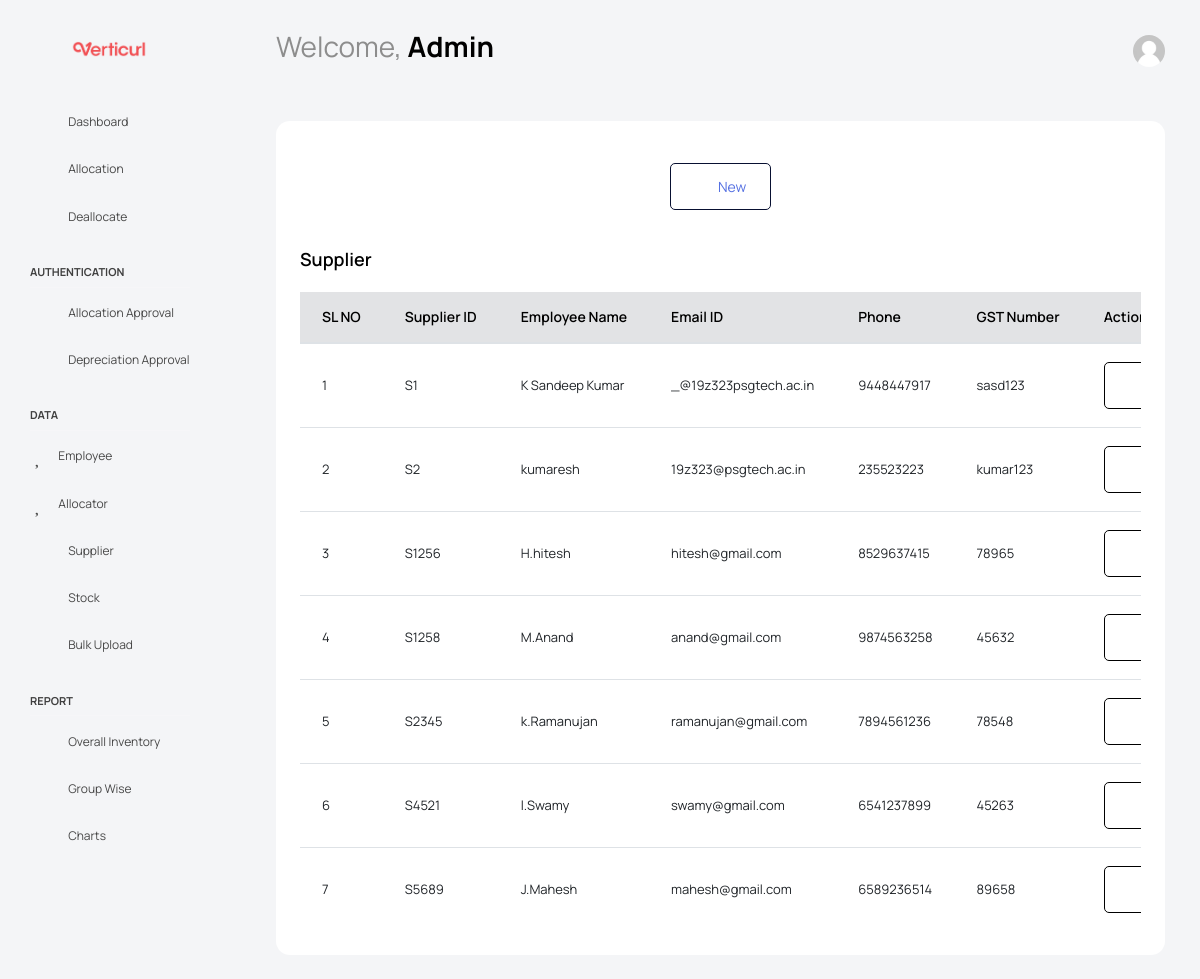
The app's page /supplier/ with its own data.
### App/models.py (models this page shows, shortened)
class Supplier(models.Model):
    sid = models.IntegerField(primary_key=True)
    mobile = models.CharField(max_length=10)
    name = models.CharField(max_length=30)
    email = models.EmailField()
    product_type = models.CharField(max_length=20)
    GST = models.CharField(max_length=50)
    address = models.CharField(max_length=500)
    pincode = models.IntegerField()

### App/views.py (the view)
# urls.py: path('supplier/', views.supplier, name='supplier'),
def supplier(request):
    sup = Supplier.objects.all()
    context = {
        'ls': sup,
    }
    return render(request, 'App/Admin/Dashboard/supplier.html',context)

### templates/App/Admin/Dashboard/supplier.html (shortened to what this page needs)
<!DOCTYPE html>
{% load static %}
<html lang="en">
<head>
  <link rel="stylesheet" href="{% static 'vendors/feather/feather.css'%} ">
  <link rel="stylesheet" href="{% static 'vendors/mdi/css/materialdesignicons.min.css'%} ">
  <link rel="stylesheet" href="{% static 'vendors/ti-icons/css/themify-icons.css'%} ">
  <link rel="stylesheet" href="{% static 'vendors/typicons/typicons.css'%} ">
  <link rel="stylesheet" href="{% static 'vendors/simple-line-icons/css/simple-line-icons.css'%} ">
  <link rel="stylesheet" href="{% static 'vendors/css/vendor.bundle.base.css'%} ">
  <link rel="stylesheet" href="{% static 'vendors/datatables.net-bs4/dataTables.bootstrap4.css'%} ">
  <link rel="stylesheet" type="text/css" href="{% static 'js/select.dataTables.min.css'%} ">
  <link rel="stylesheet" href="{% static 'vendors/select2/select2.min.css'%} ">
  <link rel="stylesheet" href="{% static 'vendors/morris.js/morris.css'%} ">
  <link rel="stylesheet" href="{% static 'vendors/select2-bootstrap-theme/select2-bootstrap.min.css'%} ">
  <link rel="stylesheet" href="{% static 'css/vertical-layout-light/style.css'%} ">
</head>
<body class="with-welcome-text">
  <div class="container-scroller">
    <nav class="navbar default-layout col-lg-12 col-12 p-0 fixed-top d-flex align-items-top flex-row">
      <div class="text-center navbar-brand-wrapper d-flex align-items-center justify-content-start">
        <div class="me-3">
          <button class="navbar-toggler navbar-toggler align-self-center" type="button" data-bs-toggle="minimize">
            <span class="icon-menu"></span>
          </button>
        </div>
        <div>
          <a class="navbar-brand brand-logo" href="/Admin_Dashboard/">
            <img src="{% static 'Assert/Logo3.png'%}" alt="logo" />
          </a>
        </div>
      </div>
      <div class="navbar-menu-wrapper d-flex align-items-top">
        <ul class="navbar-nav">
          <li class="nav-item font-weight-semibold d-none d-lg-block ms-0">
            <h1 class="welcome-text">Welcome, <span class="text-black fw-bold">Admin</span></h1>
          </li>
        </ul>
        <ul class="navbar-nav ms-auto">
          <li class="nav-item dropdown d-none d-lg-block user-dropdown">
            <a class="nav-link" id="UserDropdown" href="#" data-bs-toggle="dropdown" aria-expanded="false">
              <img class="img-xs rounded-circle" src="{% static 'images/empty_face.jpg' %}" alt="Profile image"> </a>
          </li>
        </ul>
      </div>
    </nav>
    <div class="container-fluid page-body-wrapper">
      <nav class="sidebar sidebar-offcanvas" id="sidebar">
        <ul class="nav">
          <li class="nav-item">
            <a class="nav-link" href="/Admin_Dashboard/">
              <i class="mdi mdi-grid-large menu-icon"></i>
              <span class="menu-title">Dashboard</span>
            </a>
          </li>
          <li class="nav-item">
            <a class="nav-link" href="/allocate/">
              <i class="menu-icon mdi mdi-account-key"></i>
              <span class="menu-title">Allocation</span>
            </a>
          </li>
          <li class="nav-item">
            <a class="nav-link" href="\deallocate\">
              <i class="menu-icon mdi mdi-account-minus"></i>
              <span class="menu-title">Deallocate</span>
            </a>
          </li>
          <li class="nav-item nav-category">Authentication</li>
          <li class="nav-item">
            <a class="nav-link" href="/allocationApproval/">
              <i class="menu-icon mdi  mdi mdi-check"></i>
              <span class="menu-title">Allocation Approval</span>
            </a>
          </li>
          <li class="nav-item">
            <a class="nav-link" href="/depreciationApproval/">
              <i class="menu-icon ti-arrow-down"></i>
              <span class="menu-title">Depreciation Approval</span>
            </a>
          </li>
          <li class="nav-item nav-category">Data</li>
          <li class="nav-item">
            <a class="nav-link" href="/employee/">
              <i class="menu-icon mdi  mdi mdi-account"></i>
              <span class="menu-title">Employee</span>
            </a>
          </li>
            <li class="nav-item">
            <a class="nav-link" href="/newAllocator/">
              <i class="menu-icon mdi  mdi mdi-account"></i>
              <span class="menu-title">Allocator</span>
            </a>
          </li>
          <li class="nav-item">
            <a class="nav-link" href="/supplier/">
              <i class="menu-icon mdi mdi-worker"></i>
              <span class="menu-title">Supplier</span>
            </a>
          </li>
          <li class="nav-item">
            <a class="nav-link" href="/stock/">
              <i class="menu-icon mdi mdi-cart"></i>
              <span class="menu-title">Stock</span>
            </a>
          </li>
            <li class="nav-item">
            <a class="nav-link" href="/bulk/">
              <i class="menu-icon mdi mdi-cloud"></i>
              <span class="menu-title">Bulk Upload</span>
            </a>
          </li>
          <li class="nav-item nav-category">Report</li>
          <li class="nav-item">
            <a class="nav-link"  href="/overallInventory/" >
              <i class="menu-icon mdi mdi-book-open"></i>
              <span class="menu-title">Overall Inventory</span>
            </a>
          </li>
          <li class="nav-item">
            <a class="nav-link" data-bs-toggle="collapse" href="#general-pages" aria-expanded="false" aria-controls="general-pages">
              <i class="menu-icon mdi mdi-book-multiple"></i>
              <span class="menu-title">Group Wise</span>
              <i class="menu-arrow"></i>
            </a>
          </li>
          <li class="nav-item">
            <a class="nav-link" data-bs-toggle="collapse" href="#error" aria-expanded="false" aria-controls="error">
              <i class="menu-icon mdi mdi mdi-chart-line"></i>
              <span class="menu-title">Charts</span>
              <i class="menu-arrow"></i>
            </a>
          </li>
        </ul>
      </nav>
      <div class="main-panel">
        <div class="content-wrapper">
          <div class="card">
            <div class="card-body">
                 <form class="forms-sample" method="POST">
              <div class="row">
                <div class="col-12">
                  <div class="table-responsive table-borderless">
                    <table  class="table table-borderless" style='text-align: center;'>
                      <tbody>
                        <tr>
                          <td>
                            <a href="/newSupplier/" type="button" class="btn btn-outline-primary btn-icon-text">
                              <i class="btn-icon-prepend mdi  mdi-plus"></i>
                              New
                            </a>
                          </td>
                        </tr>
                      </tbody>
                    </table>
                  </div>
                </div>
              </div>
              <br>
              <h4 class="card-title"> Supplier</h4>
              <div class="row">
                <div class="col-12">
                  <div class="table-responsive">
                    <table id="order-listing-1" class="table">
                                                        <thead class="table-secondary">
                        <tr>
                            <th>SL NO </th>
                            <th>Supplier ID</th>
                            <th>Employee Name</th>
                            <th>Email ID</th>
                            <th>Phone</th>
                            <th>GST Number</th>
                            <th>Action</th>
                        </tr>
                      </thead>
                      <tbody>
                      {% for i in ls %}
                        <tr>
                            <td>{{ forloop.counter}}</td>
                            <td>S{{ i.sid }}</td>
                            <td>{{ i.name }}</td>
                            <td>{{ i.email }}</td>
                            <td>{{ i.mobile }}</td>
                            <td>{{ i.GST }}</td>
                            <td>
                              <a
                                      href="{% url 'editSupplier' i.sid %}"
                                      type="button" class="btn btn-outline-dark btn-icon-text">
                              <i class="mdi mdi-grease-pencil btn-icon-prepend"></i>
                            </a>
                            </td>
                        </tr>
                      {% endfor %}
                      </tbody>
                    </table>
                  </div>
                </div>
              </div>
                 </form></div>
          </div>
        </div>
      </div>
      </div>
    </div>
</body>
</html>

### records on screen
Supplier: sid "1", name "K Sandeep Kumar", email "_@19z323psgtech.ac.in", mobile "9448447917", GST "sasd123"
Supplier: sid "2", name "kumaresh", email "19z323@psgtech.ac.in", mobile "235523223", GST "kumar123"
Supplier: sid "1256", name "H.hitesh", email "hitesh@gmail.com", mobile "8529637415", GST "78965"
Supplier: sid "1258", name "M.Anand", email "anand@gmail.com", mobile "9874563258", GST "45632"
Supplier: sid "2345", name "k.Ramanujan", email "ramanujan@gmail.com", mobile "7894561236", GST "78548"
Supplier: sid "4521", name "l.Swamy", email "swamy@gmail.com", mobile "6541237899", GST "45263"
Supplier: sid "5689", name "J.Mahesh", email "mahesh@gmail.com", mobile "6589236514", GST "89658"
